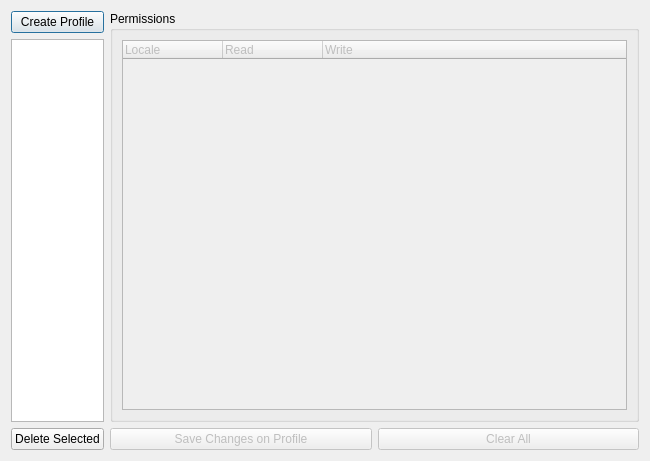
<?xml version="1.0" encoding="UTF-8"?>
<ui version="4.0">
 <class>ServerProfilesManager</class>
 <widget class="QDialog" name="ServerProfilesManager">
  <property name="geometry">
   <rect>
    <x>0</x>
    <y>0</y>
    <width>650</width>
    <height>461</height>
   </rect>
  </property>
  <property name="windowTitle">
   <string>Server Permissions Editor</string>
  </property>
  <layout class="QGridLayout" name="gridLayout_2">
   <item row="0" column="0">
    <layout class="QVBoxLayout" name="verticalLayout_4">
     <item>
      <layout class="QHBoxLayout" name="horizontalLayout_3">
       <item>
        <widget class="QPushButton" name="createPermissionPushButton">
         <property name="sizePolicy">
          <sizepolicy hsizetype="Maximum" vsizetype="Fixed">
           <horstretch>0</horstretch>
           <verstretch>0</verstretch>
          </sizepolicy>
         </property>
         <property name="maximumSize">
          <size>
           <width>150</width>
           <height>25</height>
          </size>
         </property>
         <property name="text">
          <string>Create Profile</string>
         </property>
         <property name="icon">
          <iconset resource="../resources.qrc">
           <normaloff>:/plugins/DsgTools/icons/plus.png</normaloff>:/plugins/DsgTools/icons/plus.png</iconset>
         </property>
         <property name="iconSize">
          <size>
           <width>20</width>
           <height>20</height>
          </size>
         </property>
        </widget>
       </item>
      </layout>
     </item>
     <item>
      <widget class="QListWidget" name="profilesListWidget">
       <property name="sizePolicy">
        <sizepolicy hsizetype="Maximum" vsizetype="Expanding">
         <horstretch>0</horstretch>
         <verstretch>0</verstretch>
        </sizepolicy>
       </property>
       <property name="maximumSize">
        <size>
         <width>150</width>
         <height>16777215</height>
        </size>
       </property>
       <property name="editTriggers">
        <set>QAbstractItemView::CurrentChanged|QAbstractItemView::DoubleClicked|QAbstractItemView::EditKeyPressed|QAbstractItemView::SelectedClicked</set>
       </property>
      </widget>
     </item>
     <item>
      <widget class="QPushButton" name="deletePermissionPushButton">
       <property name="sizePolicy">
        <sizepolicy hsizetype="Maximum" vsizetype="Fixed">
         <horstretch>0</horstretch>
         <verstretch>0</verstretch>
        </sizepolicy>
       </property>
       <property name="maximumSize">
        <size>
         <width>150</width>
         <height>16777215</height>
        </size>
       </property>
       <property name="text">
        <string>Delete Selected</string>
       </property>
       <property name="icon">
        <iconset resource="../resources.qrc">
         <normaloff>:/plugins/DsgTools/icons/remove.png</normaloff>:/plugins/DsgTools/icons/remove.png</iconset>
       </property>
       <property name="iconSize">
        <size>
         <width>20</width>
         <height>20</height>
        </size>
       </property>
      </widget>
     </item>
     <item>
      <layout class="QHBoxLayout" name="horizontalLayout_2"/>
     </item>
    </layout>
   </item>
   <item row="0" column="1">
    <layout class="QVBoxLayout" name="verticalLayout">
     <item>
      <widget class="QGroupBox" name="groupBox_2">
       <property name="sizePolicy">
        <sizepolicy hsizetype="MinimumExpanding" vsizetype="Preferred">
         <horstretch>0</horstretch>
         <verstretch>0</verstretch>
        </sizepolicy>
       </property>
       <property name="minimumSize">
        <size>
         <width>200</width>
         <height>0</height>
        </size>
       </property>
       <property name="title">
        <string>Permissions</string>
       </property>
       <layout class="QGridLayout" name="gridLayout">
        <item row="0" column="0">
         <widget class="QTreeWidget" name="treeWidget">
          <property name="enabled">
           <bool>false</bool>
          </property>
          <property name="sizePolicy">
           <sizepolicy hsizetype="MinimumExpanding" vsizetype="Expanding">
            <horstretch>0</horstretch>
            <verstretch>0</verstretch>
           </sizepolicy>
          </property>
          <property name="rootIsDecorated">
           <bool>true</bool>
          </property>
          <property name="wordWrap">
           <bool>false</bool>
          </property>
          <property name="headerHidden">
           <bool>false</bool>
          </property>
          <attribute name="headerVisible">
           <bool>true</bool>
          </attribute>
          <attribute name="headerDefaultSectionSize">
           <number>100</number>
          </attribute>
          <column>
           <property name="text">
            <string>Locale</string>
           </property>
          </column>
          <column>
           <property name="text">
            <string>Read</string>
           </property>
          </column>
          <column>
           <property name="text">
            <string>Write</string>
           </property>
          </column>
         </widget>
        </item>
       </layout>
      </widget>
     </item>
     <item>
      <layout class="QHBoxLayout" name="horizontalLayout">
       <item>
        <widget class="QPushButton" name="saveButton">
         <property name="enabled">
          <bool>false</bool>
         </property>
         <property name="text">
          <string>Save Changes on Profile</string>
         </property>
        </widget>
       </item>
       <item>
        <widget class="QPushButton" name="clearButton">
         <property name="enabled">
          <bool>false</bool>
         </property>
         <property name="text">
          <string>Clear All</string>
         </property>
        </widget>
       </item>
      </layout>
     </item>
    </layout>
   </item>
  </layout>
 </widget>
 <resources>
  <include location="../resources.qrc"/>
 </resources>
 <connections/>
</ui>
